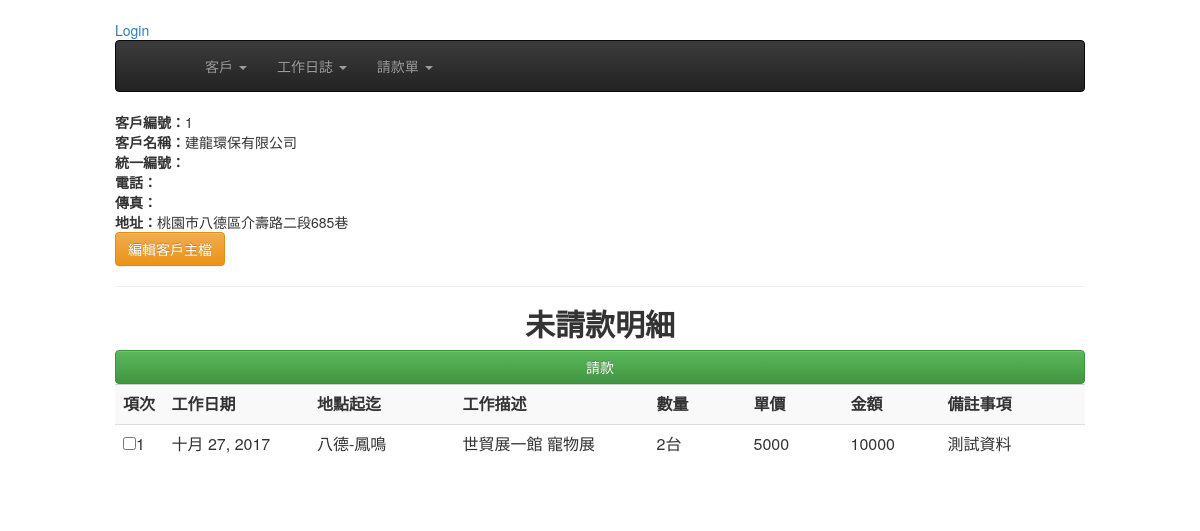
Before: /customers/1/ with the older database file.
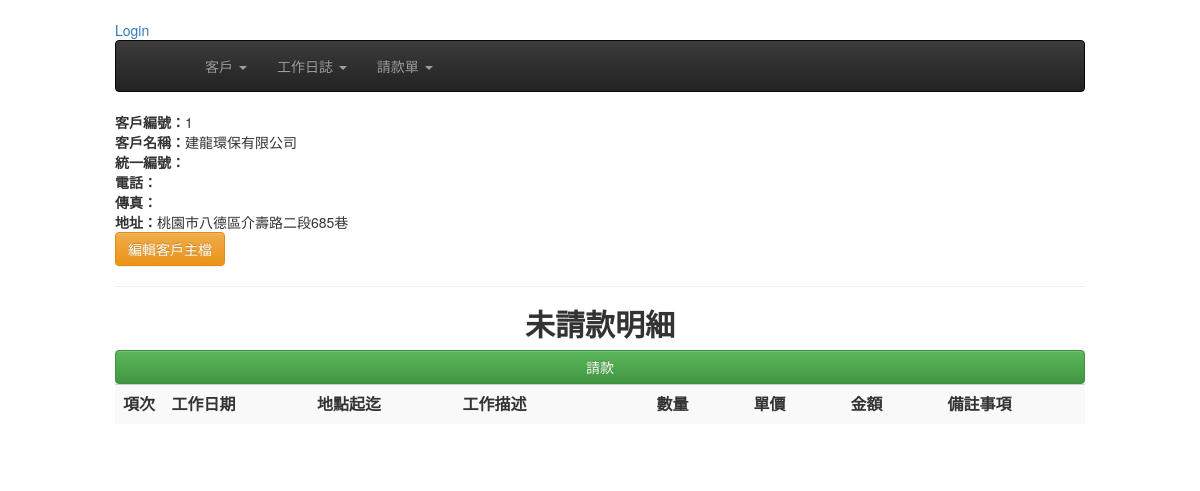
After: the same page with the newer database file.
### dailywork/models.py (models this page shows, shortened)
class Dailylog(models.Model):
	work_date = models.DateField( default=timezone.now )
	customer = models.ForeignKey(Customer)
	start_at = models.CharField(  max_length=20, null=False, blank=False )
	end_with = models.CharField(  max_length=20, null=False, blank=False )
	opreateDesc = models.CharField(max_length=20, blank=False, null=False)
	quantity = models.DecimalField( max_digits=10, decimal_places=0)
	uom = models.ForeignKey(Uom)
	uniprice = models.DecimalField( max_digits=10, decimal_places=0)
	notes = models.TextField(blank=True, null=True)
	payrequest = models.BooleanField(default=False, verbose_name='已請款')    # 是否已請款
	is_freecharge = models.BooleanField(default=False, verbose_name='免費項目')    # 是否爲免費項目, 如果為免費項目則在未請款清單是不會顯示的
	bill_number = models.CharField(  max_length=20, null=True, blank=True )
	invalid = models.BooleanField(default=False, verbose_name='項目作廢')
	create_at = models.DateTimeField( auto_now_add=True, auto_now=False)
	modify = models.DateTimeField( auto_now_add=False, auto_now=True)
	objects = DailylogManager()
	def get_amount(self):
		return self.quantity * self.uniprice

class Uom(models.Model):
	descriotion =  models.CharField(  max_length=20, null=False, blank=False )
	def __str__(self):
		return self.descriotion

### customers/views.py (the view)
# urls.py: url(r'^(?P<pk>\d+)/$', CustomerDetail.as_view( template_name ='customers/customer_detail.html'), name="customer_detail"  ),
class CustomerDetail(DetailView):
    model = Customer

### dailywork/models.py (called while the page is built)
	def norequest(self):
		return self.filter(payrequest=False , is_freecharge=False , invalid= False  )

	def get_queryset(self):
		return DailylogQueryset(self.model, using=self.db)

### templates/customers/customer_detail.html (shortened to what this page needs)
{% extends "base.html" %}
{% block content %}
<strong>客戶編號：</strong>{{ object.id }}<br>
<strong>客戶名稱：</strong>{{ object.title }}<br>
<strong>統一編號：</strong>{{ object.unikey }}<br>
<strong>電話：</strong>{{ object.phone }}<br>
<strong>傳真：</strong>{{ object.faxno }}<br>
<strong>地址：</strong>{{ object.address }}<br>
<a href="{{ instance.get_absolute_url }}edit" class="btn btn-warning" role="button">編輯客戶主檔</a>
<hr>
    <div align="center"  >
      <h2><strong>未請款明細</strong></h2>
    </div>
<form id="createform" action="" method="POST" onsubmit="return CreateOnSubmit({{ bill.id }})" >{% csrf_token %}
    <div >
      <button type="submit"  class="btn btn-success form-control">請款</button>
    </div>
  <table class="table table-striped" >
    <tr>
      <th width="5%">項次</th>
      <th width="15%">工作日期</th>
      <th width="15%">地點起迄</th>
      <th width="20%">工作描述</th>
      <th width="10%">數量</th>
      <th width="10%">單價</th>
      <th width="10%">金額</th>
      <th >備註事項</th>
    </tr>
  {% for dailylog in object.dailylog_set.all.norequest %}
    <tr>
        <td><input type="checkbox" name="dailylogs" value="{{ dailylog.id }}" />{{ forloop.counter }}</td>
        <td>{{ dailylog.work_date }}</td>
        <td>{{ dailylog.start_at }}-{{ dailylog.end_with }}</td>
        <td>{{ dailylog.opreateDesc }}</td>
        <td>{{ dailylog.quantity }}{{ dailylog.uom }}</td>
        <td>{{ dailylog.uniprice }}</td>
        <td>{{ dailylog.get_amount }}</td>
        <td>{{ dailylog.notes }}</td>
    </tr>
  {% endfor %}
  </table>
</form>
{% endblock content %}

Changed rows visible on the page:
removed Dailylog: work_date "十月 27, 2017", start_at "八德", end_with "鳳鳴", opreateDesc "世貿展一館 寵物展", quantity "2", uom "台", uniprice "5000", get_amount "10000", notes "測試資料"
